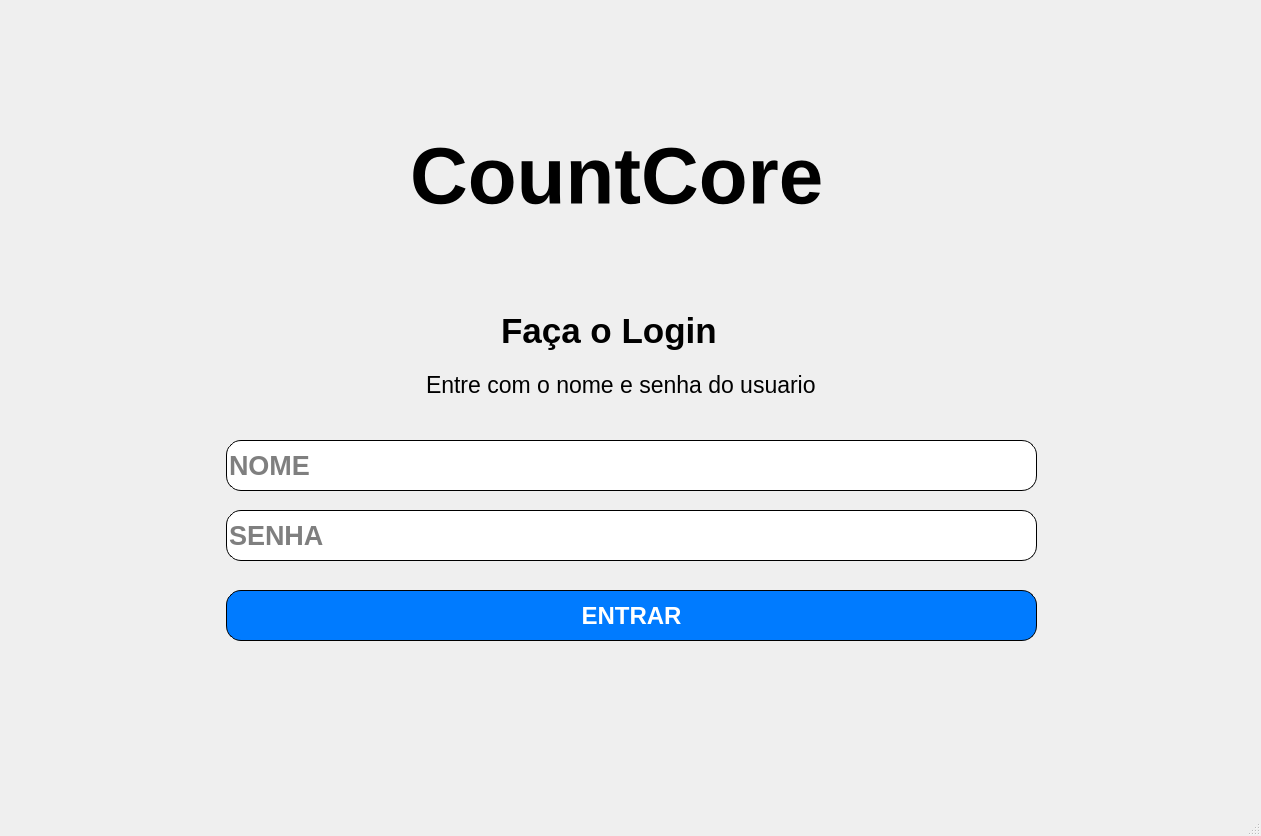
<?xml version="1.0" encoding="UTF-8"?>
<ui version="4.0">
 <class>MainWindow</class>
 <widget class="QMainWindow" name="MainWindow">
  <property name="geometry">
   <rect>
    <x>0</x>
    <y>0</y>
    <width>1261</width>
    <height>836</height>
   </rect>
  </property>
  <property name="baseSize">
   <size>
    <width>0</width>
    <height>0</height>
   </size>
  </property>
  <property name="windowTitle">
   <string>MainWindow</string>
  </property>
  <widget class="QWidget" name="centralwidget">
   <widget class="QLabel" name="label">
    <property name="geometry">
     <rect>
      <x>410</x>
      <y>130</y>
      <width>441</width>
      <height>91</height>
     </rect>
    </property>
    <property name="font">
     <font>
      <family>MS Shell Dlg 2</family>
      <pointsize>60</pointsize>
      <weight>75</weight>
      <bold>true</bold>
     </font>
    </property>
    <property name="styleSheet">
     <string notr="true"/>
    </property>
    <property name="text">
     <string>CountCore</string>
    </property>
   </widget>
   <widget class="QLabel" name="label_2">
    <property name="geometry">
     <rect>
      <x>501</x>
      <y>300</y>
      <width>261</width>
      <height>61</height>
     </rect>
    </property>
    <property name="font">
     <font>
      <family>MS Shell Dlg 2</family>
      <pointsize>26</pointsize>
      <weight>75</weight>
      <bold>true</bold>
     </font>
    </property>
    <property name="styleSheet">
     <string notr="true"/>
    </property>
    <property name="text">
     <string>Faça o Login</string>
    </property>
   </widget>
   <widget class="QLabel" name="label_3">
    <property name="geometry">
     <rect>
      <x>426</x>
      <y>370</y>
      <width>411</width>
      <height>29</height>
     </rect>
    </property>
    <property name="font">
     <font>
      <pointsize>-1</pointsize>
     </font>
    </property>
    <property name="styleSheet">
     <string notr="true">QLabel{

    font-size: 23px;
}</string>
    </property>
    <property name="text">
     <string>Entre com o nome e senha do usuario</string>
    </property>
   </widget>
   <widget class="QLineEdit" name="lineEdit">
    <property name="geometry">
     <rect>
      <x>226</x>
      <y>440</y>
      <width>811</width>
      <height>51</height>
     </rect>
    </property>
    <property name="font">
     <font>
      <pointsize>20</pointsize>
      <weight>75</weight>
      <bold>true</bold>
     </font>
    </property>
    <property name="styleSheet">
     <string notr="true">QLineEdit{
	border: 1px solid black;
	border-radius: 15px;
}</string>
    </property>
    <property name="text">
     <string/>
    </property>
    <property name="echoMode">
     <enum>QLineEdit::Normal</enum>
    </property>
    <property name="placeholderText">
     <string>NOME</string>
    </property>
    <property name="clearButtonEnabled">
     <bool>false</bool>
    </property>
   </widget>
   <widget class="QLineEdit" name="lineEdit_2">
    <property name="geometry">
     <rect>
      <x>226</x>
      <y>510</y>
      <width>811</width>
      <height>51</height>
     </rect>
    </property>
    <property name="font">
     <font>
      <pointsize>20</pointsize>
      <weight>75</weight>
      <bold>true</bold>
     </font>
    </property>
    <property name="styleSheet">
     <string notr="true">QLineEdit{
	border: 1px solid black;
	border-radius: 15px;
}</string>
    </property>
    <property name="inputMask">
     <string/>
    </property>
    <property name="text">
     <string/>
    </property>
    <property name="echoMode">
     <enum>QLineEdit::Password</enum>
    </property>
    <property name="placeholderText">
     <string>SENHA</string>
    </property>
   </widget>
   <widget class="QPushButton" name="pushButton">
    <property name="geometry">
     <rect>
      <x>226</x>
      <y>590</y>
      <width>811</width>
      <height>51</height>
     </rect>
    </property>
    <property name="palette">
     <palette>
      <active>
       <colorrole role="WindowText">
        <brush brushstyle="SolidPattern">
         <color alpha="255">
          <red>255</red>
          <green>255</green>
          <blue>255</blue>
         </color>
        </brush>
       </colorrole>
       <colorrole role="Button">
        <brush brushstyle="SolidPattern">
         <color alpha="255">
          <red>0</red>
          <green>123</green>
          <blue>255</blue>
         </color>
        </brush>
       </colorrole>
       <colorrole role="Text">
        <brush brushstyle="SolidPattern">
         <color alpha="255">
          <red>255</red>
          <green>255</green>
          <blue>255</blue>
         </color>
        </brush>
       </colorrole>
       <colorrole role="ButtonText">
        <brush brushstyle="SolidPattern">
         <color alpha="255">
          <red>255</red>
          <green>255</green>
          <blue>255</blue>
         </color>
        </brush>
       </colorrole>
       <colorrole role="Base">
        <brush brushstyle="SolidPattern">
         <color alpha="255">
          <red>0</red>
          <green>123</green>
          <blue>255</blue>
         </color>
        </brush>
       </colorrole>
       <colorrole role="Window">
        <brush brushstyle="SolidPattern">
         <color alpha="255">
          <red>0</red>
          <green>123</green>
          <blue>255</blue>
         </color>
        </brush>
       </colorrole>
      </active>
      <inactive>
       <colorrole role="WindowText">
        <brush brushstyle="SolidPattern">
         <color alpha="255">
          <red>255</red>
          <green>255</green>
          <blue>255</blue>
         </color>
        </brush>
       </colorrole>
       <colorrole role="Button">
        <brush brushstyle="SolidPattern">
         <color alpha="255">
          <red>0</red>
          <green>123</green>
          <blue>255</blue>
         </color>
        </brush>
       </colorrole>
       <colorrole role="Text">
        <brush brushstyle="SolidPattern">
         <color alpha="255">
          <red>255</red>
          <green>255</green>
          <blue>255</blue>
         </color>
        </brush>
       </colorrole>
       <colorrole role="ButtonText">
        <brush brushstyle="SolidPattern">
         <color alpha="255">
          <red>255</red>
          <green>255</green>
          <blue>255</blue>
         </color>
        </brush>
       </colorrole>
       <colorrole role="Base">
        <brush brushstyle="SolidPattern">
         <color alpha="255">
          <red>0</red>
          <green>123</green>
          <blue>255</blue>
         </color>
        </brush>
       </colorrole>
       <colorrole role="Window">
        <brush brushstyle="SolidPattern">
         <color alpha="255">
          <red>0</red>
          <green>123</green>
          <blue>255</blue>
         </color>
        </brush>
       </colorrole>
      </inactive>
      <disabled>
       <colorrole role="WindowText">
        <brush brushstyle="SolidPattern">
         <color alpha="255">
          <red>255</red>
          <green>255</green>
          <blue>255</blue>
         </color>
        </brush>
       </colorrole>
       <colorrole role="Button">
        <brush brushstyle="SolidPattern">
         <color alpha="255">
          <red>0</red>
          <green>123</green>
          <blue>255</blue>
         </color>
        </brush>
       </colorrole>
       <colorrole role="Text">
        <brush brushstyle="SolidPattern">
         <color alpha="255">
          <red>255</red>
          <green>255</green>
          <blue>255</blue>
         </color>
        </brush>
       </colorrole>
       <colorrole role="ButtonText">
        <brush brushstyle="SolidPattern">
         <color alpha="255">
          <red>255</red>
          <green>255</green>
          <blue>255</blue>
         </color>
        </brush>
       </colorrole>
       <colorrole role="Base">
        <brush brushstyle="SolidPattern">
         <color alpha="255">
          <red>0</red>
          <green>123</green>
          <blue>255</blue>
         </color>
        </brush>
       </colorrole>
       <colorrole role="Window">
        <brush brushstyle="SolidPattern">
         <color alpha="255">
          <red>0</red>
          <green>123</green>
          <blue>255</blue>
         </color>
        </brush>
       </colorrole>
      </disabled>
     </palette>
    </property>
    <property name="font">
     <font>
      <pointsize>18</pointsize>
      <weight>75</weight>
      <bold>true</bold>
     </font>
    </property>
    <property name="styleSheet">
     <string notr="true">QPushButton{
	color: white;
	border: 1px solid black;
	border-radius: 15px;
	background: #007bff;
}</string>
    </property>
    <property name="text">
     <string>ENTRAR</string>
    </property>
   </widget>
  </widget>
  <widget class="QMenuBar" name="menubar">
   <property name="geometry">
    <rect>
     <x>0</x>
     <y>0</y>
     <width>1261</width>
     <height>21</height>
    </rect>
   </property>
  </widget>
  <widget class="QStatusBar" name="statusbar"/>
  <action name="actionInicio">
   <property name="text">
    <string>Inicio</string>
   </property>
   <property name="font">
    <font>
     <pointsize>10</pointsize>
     <weight>75</weight>
     <bold>true</bold>
    </font>
   </property>
  </action>
  <action name="actionPesquisar">
   <property name="text">
    <string>Pesquisar</string>
   </property>
   <property name="font">
    <font>
     <pointsize>10</pointsize>
     <weight>75</weight>
     <bold>true</bold>
    </font>
   </property>
  </action>
  <action name="actionHistorico">
   <property name="text">
    <string>Historico</string>
   </property>
   <property name="font">
    <font>
     <pointsize>10</pointsize>
     <weight>75</weight>
     <bold>true</bold>
    </font>
   </property>
  </action>
  <action name="actionPerfil">
   <property name="text">
    <string>Perfil</string>
   </property>
   <property name="font">
    <font>
     <pointsize>10</pointsize>
     <weight>75</weight>
     <bold>true</bold>
    </font>
   </property>
  </action>
 </widget>
 <resources/>
 <connections/>
</ui>
